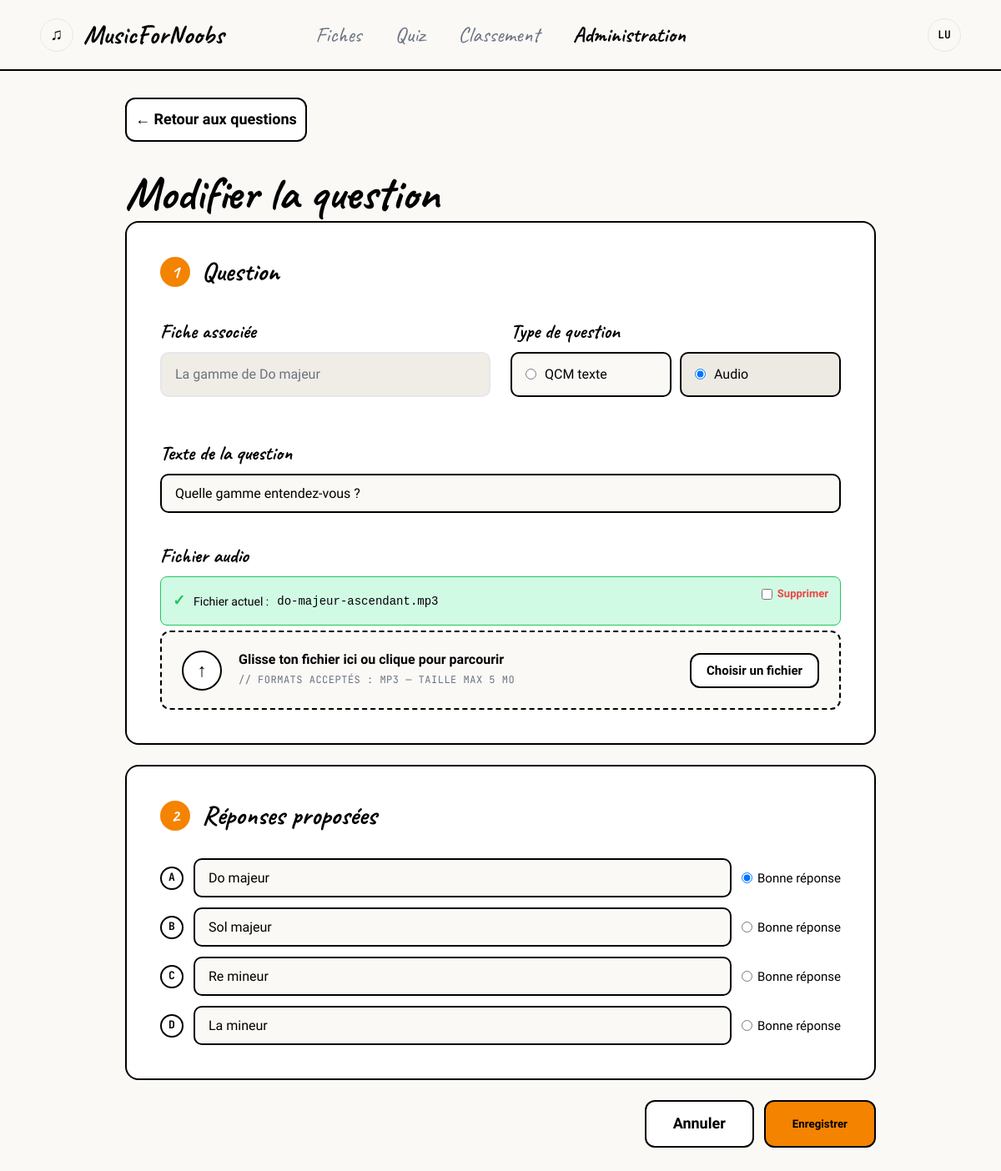
Page /index.php?view=admin_question_form&fiche_id=1&question_id=1 (signed in) on the committed database.
### tables this page shows
CREATE TABLE fiches (
    id              INT             AUTO_INCREMENT PRIMARY KEY,
    titre           VARCHAR(150)    NOT NULL,
    slug            VARCHAR(150)    NOT NULL UNIQUE,
    id_categorie    INT             NOT NULL,
    niveau          ENUM('Debutant', 'Intermediaire', 'Avance') NOT NULL,
    contenu         TEXT            NOT NULL,
    chemin_audio    VARCHAR(255)    DEFAULT NULL,
    date_creation   DATETIME        NOT NULL DEFAULT CURRENT_TIMESTAMP,
    FOREIGN KEY (id_categorie) REFERENCES categories(id)
);

CREATE TABLE quiz_reponses (
    id              INT             AUTO_INCREMENT PRIMARY KEY,
    id_question     INT             NOT NULL,
    contenu         VARCHAR(255)    NOT NULL,
    est_correct     INT             NOT NULL DEFAULT 0,
    ordre           INT             NOT NULL,
    FOREIGN KEY (id_question) REFERENCES quiz_questions(id) ON DELETE CASCADE
);

### index.php (called while the page is built, shortened)
<?php
include("libs/maLibSQL.pdo.php");
include("libs/maLibUtils.php");
include("libs/modele/modele_fiches.php");
include("libs/modele/modele_quiz.php");
$view = valider("view", "GET");
$template = "templates/" . $view . ".php";
include("templates/header.php");
include($template);
include("templates/footer.php");
?>

### libs/maLibUtils.php (called while the page is built, shortened)
<?php
function valider($nom, $type = "REQUEST")
{
    switch ($type) {
        case 'GET':
            if (isset($_GET[$nom]) && !($_GET[$nom] == ""))
                return $_GET[$nom];
            break;
        case 'SESSION':
            if (isset($_SESSION[$nom]) && !($_SESSION[$nom] == ""))
                return $_SESSION[$nom];
            break;
    }
    return false;
}
function proteger($str)
{
	if (is_array($str))
	{
		$nextTab = array();
		foreach($str as $cle => $val)
		{
			$nextTab[$cle] = addslashes($val);
		}
		return $nextTab;
	}
	else
		return addslashes ($str);
}
?>

### libs/modele/modele_fiches.php (called while the page is built, shortened)
<?php
function getFiche($idFiche) {
    $idProtege = proteger($idFiche);
    $sql       = "SELECT * FROM fiches WHERE id = '$idProtege'";
    $resultat = parcoursRs(SQLSelect($sql));
    if (count($resultat) > 0) {
        return $resultat[0];
    } else {
        return false;
    }
}
?>

### libs/maLibSQL.pdo.php (called while the page is built, shortened)
<?php
function SQLSelect($sql)
{
 	global $BDD_host;
	global $BDD_base;
 	global $BDD_user;
 	global $BDD_password;
	try {
		$dbh = new PDO("mysql:host=$BDD_host;dbname=$BDD_base", $BDD_user, $BDD_password);
	} catch (PDOException $e) {
		die("<font color=\"red\">SQLSelect: Erreur de connexion : " . $e->getMessage() . "</font>");
	}
	$dbh->exec("SET CHARACTER SET utf8");
	$res = $dbh->query($sql);
	$num = $res->rowCount();
	if ($num==0) return false;
	else return $res;
}
function parcoursRs($result)
{
	$result->setFetchMode(PDO::FETCH_ASSOC);
	while ($ligne = $result->fetch())
		$tab[]= $ligne;
	return $tab;
}
?>

### libs/modele/modele_quiz.php (called while the page is built, shortened)
<?php
function getQuestion_id($idQuestion) {
    $sql = "SELECT
                q.id           AS id_question,
                q.enonce,
                q.type,
                q.chemin_audio AS chemin_audio_question,
                q.ordre,
                r.id           AS id_reponse,
                r.contenu,
                r.est_correct,
                r.ordre        AS ordre_reponse
            FROM quiz_questions q
            JOIN quiz_reponses r ON r.id_question = q.id
            WHERE q.id = '$idQuestion'
            ORDER BY r.ordre";
    return parcoursRs(SQLSelect($sql));
}
?>

### templates/admin_question_form.php (the view, shortened to what this page needs)
<?php
$idFiche     = valider("fiche_id",    "GET");
$idQuestion  = valider("question_id", "GET");
$fiche = getFiche($idFiche);
$question  = null;
$reponses  = [];
$modeEdition = false;
if ($idQuestion) {
    $lignes = getQuestion_id($idQuestion);
    if (!empty($lignes)) {
        $modeEdition = true;
        $question = [
            'id'           => $lignes[0]['id_question'],
            'enonce'       => $lignes[0]['enonce'],
            'type'         => $lignes[0]['type'],
            'chemin_audio' => $lignes[0]['chemin_audio_question'],
            'ordre'        => $lignes[0]['ordre'],
        ];
        foreach ($lignes as $l) {
            $reponses[] = [
                'id'          => $l['id_reponse'],
                'contenu'     => $l['contenu'],
                'est_correct' => $l['est_correct'],
            ];
        }
    }
}
$titrePage = $modeEdition ? 'Modifier la question' : 'Nouvelle question';
?>
<div class="admin-form-wrapper">
    <a href="index.php?view=admin_questions&fiche_id=<?= $idFiche ?>" class="btn-custom btn-white admin-form-retour">
        ← Retour aux questions
    </a>
    <h1 class="admin-form-titre"><?= $titrePage ?></h1>
    <form method="POST" action="controleur.php" enctype="multipart/form-data">
        <div class="admin-form-card">
            <div class="admin-form-section-header">
                <span class="admin-form-section-num">1</span>
                <h2 class="admin-form-section-titre">Question</h2>
            </div>
            <div class="admin-form-row">
                <div class="admin-form-group">
                    <label class="admin-form-label">Fiche associée</label>
                    <div class="admin-fiche-associee">
                        <?= htmlspecialchars($fiche['titre']) ?>
                    </div>
                </div>
                <div class="admin-form-group">
                    <label class="admin-form-label">Type de question</label>
                    <div class="admin-type-group">
                        <label class="admin-type-option <?= (!$modeEdition || $question['type'] === 'texte') ? '' : '' ?>">
                            <input type="radio" name="type" value="texte"
                                <?= (!$modeEdition || ($modeEdition && $question['type'] === 'texte')) ? 'checked' : '' ?>
                                onchange="toggleAudioSection(this.value)">
                            QCM texte
                        </label>
                        <label class="admin-type-option">
                            <input type="radio" name="type" value="audio"
                                <?= ($modeEdition && $question['type'] === 'audio') ? 'checked' : '' ?>
                                onchange="toggleAudioSection(this.value)">
                            Audio
                        </label>
                    </div>
                </div>
            </div>
            <div class="admin-form-group">
                <label class="admin-form-label" for="enonce">Texte de la question</label>
                <input
                    type="text"
                    id="enonce"
                    name="enonce"
                    class="admin-form-input"
                    placeholder="Ex : Quelle gamme entendez-vous ?"
                    value="<?= $modeEdition ? htmlspecialchars($question['enonce']) : '' ?>"
                    required
                >
            </div>
            <div class="admin-form-group" id="section-audio"
                 style="<?= (!$modeEdition || $question['type'] === 'texte') ? 'display:none' : '' ?>">
                <label class="admin-form-label">
                    Fichier audio
                </label>
                <?php if ($modeEdition && !empty($question['chemin_audio'])): ?>
                    <div class="admin-audio-actuel">
                        <span class="admin-check">&#10003;</span>
                        Fichier actuel : <code><?= htmlspecialchars(basename($question['chemin_audio'])) ?></code>
                        <label class="admin-supprimer-audio">
                            <input type="checkbox" name="supprimer_audio_question" value="1"> Supprimer
                        </label>
                    </div>
                <?php endif; ?>
                <div class="admin-dropzone" id="dropzone-question"
                     onclick="document.getElementById('fichier_audio_question').click()">
                    <div class="admin-dropzone-icon-circle">&#8593;</div>
                    <div class="admin-dropzone-body">
                        <strong>Glisse ton fichier ici ou clique pour parcourir</strong>
                        <span class="annotation">// formats acceptés : MP3 — taille max 5 Mo</span>
                    </div>
                    <button type="button" class="btn-custom btn-white admin-dropzone-btn"
                            onclick="event.stopPropagation(); document.getElementById('fichier_audio_question').click()">
                        Choisir un fichier
                    </button>
                </div>
            </div>
        </div>
        <div class="admin-form-card">
            <div class="admin-form-section-header">
                <span class="admin-form-section-num">2</span>
                <h2 class="admin-form-section-titre">Réponses proposées</h2>
            </div>
            <div class="admin-reponses-list">
                <?php
                $labels = ['A', 'B', 'C', 'D'];
                for ($i = 0; $i < 4; $i++):
                    $valContenu  = $modeEdition && isset($reponses[$i]) ? htmlspecialchars($reponses[$i]['contenu']) : '';
                    $estCorrecte = $modeEdition && isset($reponses[$i]) && $reponses[$i]['est_correct'];
                ?>
                    <div class="admin-reponse-row">
                        <span class="admin-reponse-label"><?= $labels[$i] ?></span>
                        <input
                            type="text"
                            name="reponse_contenu[]"
                            class="admin-form-input admin-reponse-input"
                            placeholder="Réponse <?= $labels[$i] ?>..."
                            value="<?= $valContenu ?>"
                            required
                        >
                        <label class="admin-reponse-correcte-label">
                            <input type="radio" name="bonne_reponse" value="<?= $i ?>"
                                <?= ($estCorrecte || (!$modeEdition && $i === 0)) ? 'checked' : '' ?>>
                            Bonne réponse
                        </label>
                    </div>
                <?php endfor; ?>
            </div>
        </div>
        <div class="admin-form-actions">
            <a href="index.php?view=admin_questions&fiche_id=<?= $idFiche ?>" class="btn-custom btn-white">Annuler</a>
            <button type="submit" class="btn-custom btn-orange">Enregistrer</button>
        </div>
    </form>
</div>

### css/style.css (style rules this page uses)
:root { --bg: #FAF9F6; --bg-card: #FFFFFF; --text: #000000; --text-muted: #6B7280; --accent: #f48300; --accent-hover: #EA580C; --border: #E5E7EB; --highlight-bg: #DBEAFE; --cat-gammes: #D4A52A; --cat-accords: #E07A6E; --cat-intervalles: #3DB5C9; --success: #22C55E; --error: #EF4444; --in-progress: #3B82F6; --medal-gold: #FBBF24; --medal-silver: #D1D5DB; --medal-bronze: #D97757; --font-title: 'Caveat', cursive; --font-body: 'Kalam', cursive; --font-mono: 'JetBrains Mono', monospace; }
* { box-sizing: border-box; margin: 0; padding: 0; }
body { background: var(--bg); color: var(--text); font-family: var(--font-body); font-size: 18px; line-height: 1.6; min-height: 100vh; }
h1, h2, h3, h4 { font-family: var(--font-title); font-weight: 700; line-height: 1.2; }
h1 { font-size: 56px; }
h2 { font-size: 40px; }
a { color: var(--accent); text-decoration: none; }
.annotation { font-family: var(--font-mono); font-size: 12px; color: var(--text-muted); text-transform: uppercase; letter-spacing: 0.5px; }

### css/components.css (style rules this page uses)
label { display: block; margin-bottom: 16px; font-family: var(--font-body); }
.btn-custom { flex: 1; text-align: center; padding: 10px; border: 2px solid var(--text); border-radius: 12px; text-decoration: none; font-weight: bold; color: var(--text); transition: 0.2s; font-family: var(--font-body); }
.btn-orange { background-color: var(--accent); }
.btn-white { background-color: var(--bg-card); }
.admin-check { color: var(--success); font-size: 18px; font-weight: 700; }

### rows in the picture
fiches: titre "La gamme de Do majeur"
quiz_reponses: contenu "Do majeur", est_correct "☑ Bonne réponse"
quiz_reponses: contenu "Sol majeur", est_correct "☐ Bonne réponse"
quiz_reponses: contenu "Re mineur", est_correct "☐ Bonne réponse"
quiz_reponses: contenu "La mineur", est_correct "☐ Bonne réponse"

### other values in the picture
$initiales "LU"
$titrePage "Modifier la question"
basename($question['chemin_audio']) "do-majeur-ascendant.mp3"
$labels[$i] "A"
$labels[$i] "B"
$labels[$i] "C"
$labels[$i] "D"
